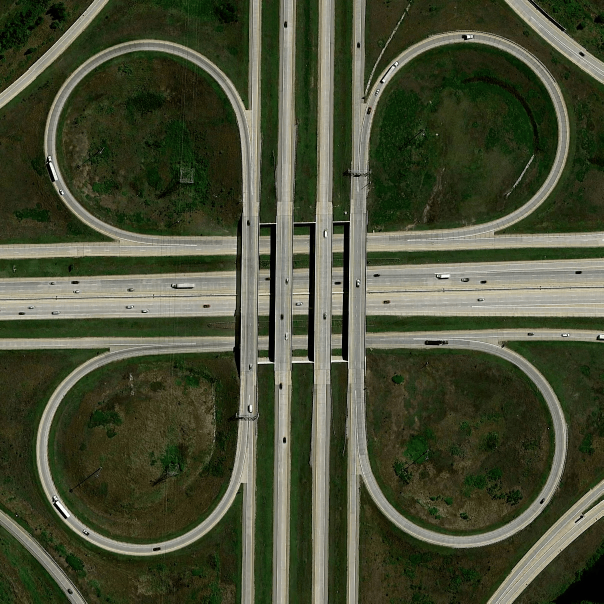
#> input picture a1/data/cloverleaf_interchange.png, 1207 x 1207 px (shown at 1/2 size)
$ jupyter execute q1.ipynb
#> lines starting #> are read from the running program, lines starting #| are printed output that depends on the picture; after the words box and inside, x2 and y2 are one past the last pixel; in counts of white or black regions, pixels touching at a corner belong together
# Cloverleaf Bridge

## 0. Imports

[cell 1]
import cv2
import matplotlib.pyplot as plt
import numpy as np

## 1. Dataset and Preprocessing

### 1.1 Image Loading and Exploration

[cell 2]
def load_cloverleaf_image(image_path):
    """ Loads the cloverleaf bridge image and prints image characteristics. """
#> called with image_path = '../data/cloverleaf_interchange.png'

    image = cv2.imread(image_path)
#> image is the input picture: shape (1207, 1207, 3); mean B, G, R 53.8, 77.6, 72.3
    image = cv2.cvtColor(image, cv2.COLOR_BGR2RGB)

    hist_manual = [
        np.bincount(image[:, :, 0].ravel(), minlength=256),
        np.bincount(image[:, :, 1].ravel(), minlength=256),
        np.bincount(image[:, :, 2].ravel(), minlength=256)
    ]
    hist_opencv = [
        cv2.calcHist([image], [0], None, [256], [0, 255]),
        cv2.calcHist([image], [1], None, [256], [0, 255]),
        cv2.calcHist([image], [2], None, [256], [0, 255]),
    ]

    print(f'Dimension: {image.shape}')
#| Dimension: (1207, 1207, 3)
    print(f'Pixel value range: [{image.min()}, {image.max()}]')
#| Pixel value range: [0, 253]

    fig, axs = plt.subplots(1, 3, figsize=(15, 5))

    axs[0].imshow(image)
    axs[0].set_title('Original Image')
    axs[0].axis('off')

    axs[1].plot(hist_manual[0], c='r', label='Red Channel')
    axs[1].plot(hist_manual[1], c='g', label='Green Channel')
    axs[1].plot(hist_manual[2], c='b', label='Blue Channel')
    axs[1].set_ylabel('Frequency')
    axs[1].set_xlabel('Intensity')
    axs[1].legend()
    axs[1].set_title('Manual Histogram')

    axs[2].plot(hist_opencv[0], c='r', label='Red Channel')
    axs[2].plot(hist_opencv[1], c='g', label='Green Channel')
    axs[2].plot(hist_opencv[2], c='b', label='Blue Channel')
    axs[2].set_ylabel('Frequency')
    axs[2].set_xlabel('Intensity')
    axs[2].legend()
    axs[2].set_title('OpenCV Histogram')

    plt.tight_layout()
    plt.savefig('load_cloverleaf_image.png', bbox_inches='tight')
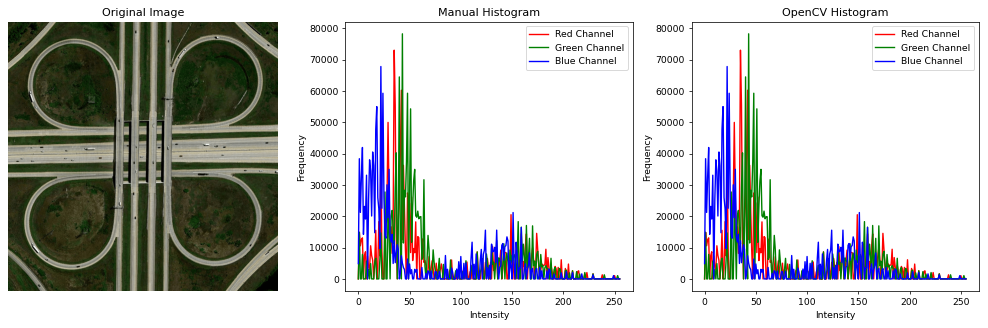
#> figure drawn by matplotlib, 3 panels; panel 2: curve peaks at x = 35, y = 72980; panel 2: curve peaks at x = 43, y = 78203; panel 2: curve peaks at x = 22, y = 67766; panel 3: curve peaks at x = 35, y = 72980
    plt.show()

    return image

image = load_cloverleaf_image('../data/cloverleaf_interchange.png')

### 1.2 Image Preprocessing

[cell 3]
def preprocess_image(image):
    """ Preprocessing for circle detection in the cloverleaf bridge image. """

    gray = cv2.cvtColor(image, cv2.COLOR_BGR2GRAY)
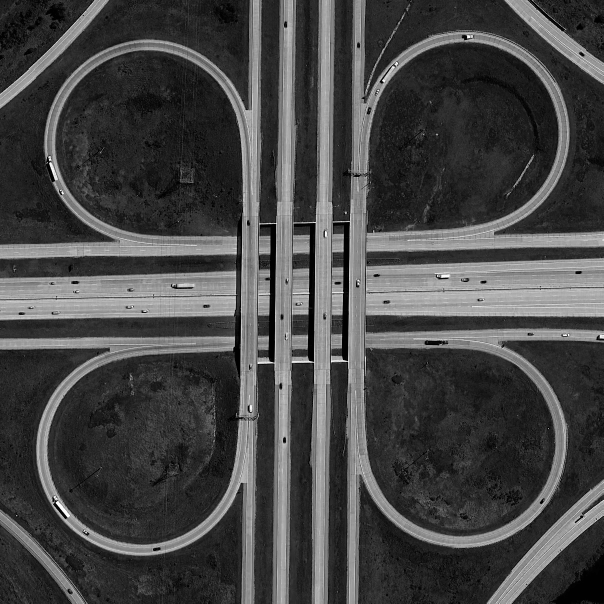
#> gray: shape (1207, 1207) (shown at 1/2 size); min 1, max 251, mean 69.9
    blurred = cv2.GaussianBlur(gray, (11, 11), 0)
    edges = cv2.Canny(blurred, 50, 150)
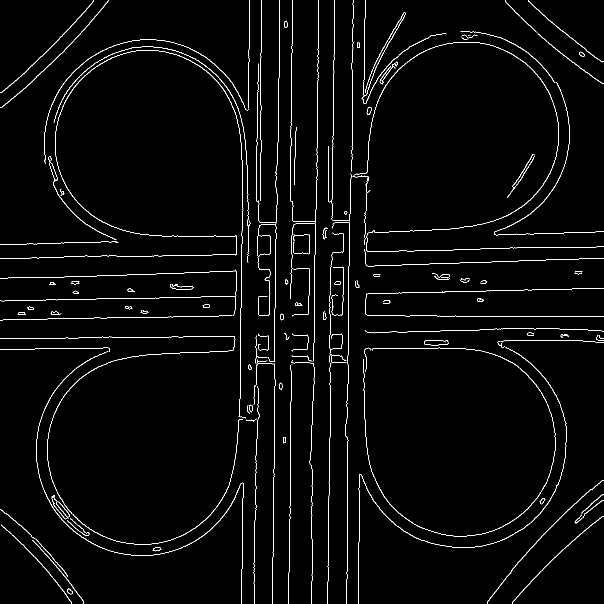
#> edges: shape (1207, 1207) (shown at 1/2 size); 2.3% white in thin lines or dots

    fig, axs = plt.subplots(1, 4, figsize=(20, 5))

    axs[0].imshow(image)
    axs[0].set_title('Original Image')
    axs[0].axis('off')

    axs[1].imshow(gray, cmap='gray')
    axs[1].set_title('Grayscale Image')
    axs[1].axis('off')

    axs[2].imshow(blurred, cmap='gray')
    axs[2].set_title('Blurred Image')
    axs[2].axis('off')

    axs[3].imshow(edges, cmap='gray')
    axs[3].set_title('Detected Edges')
    axs[3].axis('off')

    plt.tight_layout()
    plt.savefig('preprocess_image.png', bbox_inches='tight')
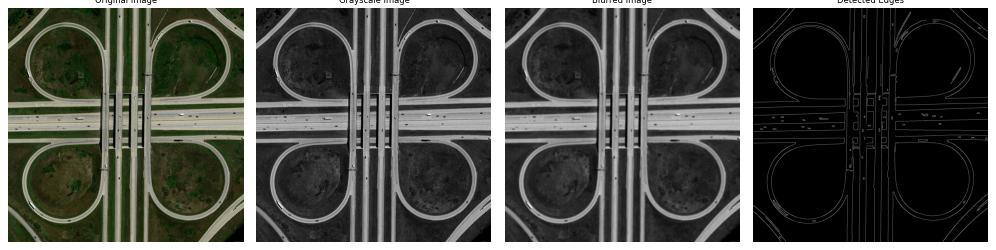
#> figure drawn by matplotlib, 4 panels
    plt.show()

    return edges

edges = preprocess_image(image)

**Comments:**

- Grayscale Conversion: We will later be using Hough Transform for Circles, which requires image to be grayscale. Note that the color image is dominated by green, which will be preserved to a good extent during grayscale conversion.

- Gaussian Blur: This helps us get cleaner edges, that highlight the pathways (also vehicles) and not the less interesting variations.

- Canny Edges: Looking at edges make it easier to detect shapes, including circles. Although CV2's function for Hough Transform does edge detection automatically, I did it manually for illustration.

## 2. Cloverleaf Detection and Measurement

### 2.1 Cloverleaf Detection and Visualization

[cell 4]
def detect_cloverleaves(image, edges):
    """ Circle detection in the cloverleaf bridge image. """

    output = image.copy()
    circles = cv2.HoughCircles(edges, cv2.HOUGH_GRADIENT, dp=1, minDist=450, param1=50, param2=50, minRadius=100, maxRadius=230)
#> circles = [[932.5, 267.5, 183.1], [296.5, 280.5, 188.6], [278.5, 903.5, 207.1], [918.5, 886.5, 190.8]]
    circles = np.uint16(np.around(circles))[0]
#> circles = [[932, 268, 183], [296, 280, 189], [278, 904, 207], [918, 886, 191]]
    for circle in circles:
        cv2.circle(output, (circle[0], circle[1]), circle[2], (0, 255, 0), 2)
#> this loop made 4 passes
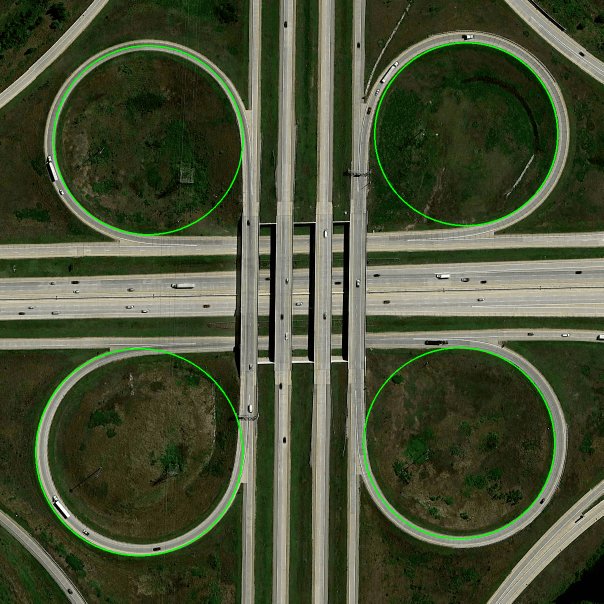
#> output: shape (1207, 1207, 3) (shown at 1/2 size); mean R, G, B 71.4, 79.2, 53

    plt.imshow(output)
    plt.title('Detected Circles')
    plt.axis('off')
    plt.savefig('detect_cloverleaves.png', bbox_inches='tight')
    plt.show()

detect_cloverleaves(image, edges)

**Comments:**

- Impact of preprocessing: The preprocessing choices ensure that only straight roads and circular cloverleaves are visible. That leaves less room for error.

- Parameter choices: Hough Transform for circles detects circles in the (x, y, r) parameter space. It depends on the threshold to be applied on the accumulated value, besides acceptable range for radius and distance to other centres (in the case of CV2 implementation). The right thresholds can vary from image to image depending on the expected output. We may at times desire (subjectivity) an output that is not very sensible algorithmically.

- Possible cases of failure: Note that the clover where approximated to be circles. This approach can clearly fail when the approximation gets weaker (think of it as looking more like a petal). It is also likely to fail when the circles are of varying radii. In that case, it will be very difficult to set an acceptable range for radius, and filter outliers.

### 2.2 Measuring the Radii of the Detected Cloverleaves

[cell 5]
def calculate_radii(image, edges):
    """ Calculates radius of circles in the cloverleaf bridge image. """

    output = image.copy()
    circles = cv2.HoughCircles(edges, cv2.HOUGH_GRADIENT, dp=1, minDist=450, param1=50, param2=50, minRadius=100, maxRadius=230)
#> circles = [[932.5, 267.5, 183.1], [296.5, 280.5, 188.6], [278.5, 903.5, 207.1], [918.5, 886.5, 190.8]]
    circles = np.uint16(np.around(circles))[0]
#> circles = [[932, 268, 183], [296, 280, 189], [278, 904, 207], [918, 886, 191]]
    for circle in circles:
        cv2.circle(output, (circle[0], circle[1]), circle[2], (0, 255, 0), 2)
        cv2.circle(output, (circle[0], circle[1]), 3, (255, 0, 0), 3)
        cv2.line(output, (circle[0], circle[1]), (circle[0] + circle[2], circle[1]), (255, 0, 0), 2)
        cv2.putText(output, f'{circle[2]} pixels', (circle[0] + 20, circle[1] - 20), cv2.FONT_HERSHEY_SIMPLEX, 0.9, (255, 255, 255), 2)
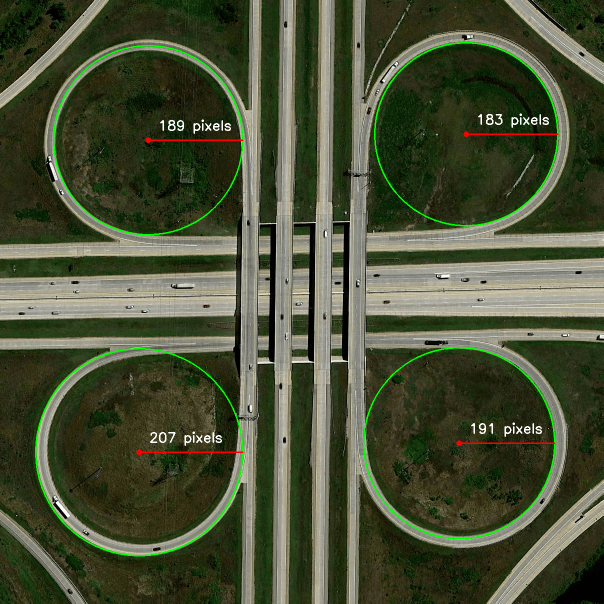
#> output: shape (1207, 1207, 3) (shown at 1/2 size); mean R, G, B 72.4, 79.7, 53.6

    plt.imshow(output)
    plt.title('Calculated Radii')
    plt.axis('off')
    plt.savefig('calculate_radii.png', bbox_inches='tight')
    plt.show()

    radii = [int(circle[2]) for circle in circles]
#> radii = [183, 189, 207, 191]
    print('Radii (in pixels):', radii)
#| Radii (in pixels): [183, 189, 207, 191]

    return radii, circles

radii, circles = calculate_radii(image, edges)
#> radii = [183, 189, 207, 191]

**Comments:**

- The method chosen characterizes the detected circles by their radii (and centres). Thus, the radii need not be computed separately after circle detection.

- A source of error here is the presence of concentric circles. Tweaking CV2's radius range (for some reason) fails to address this issue. One tempting solution is to use hit or miss transform to detect circles of the right size but that would require the cloverleaves to be exactly circular, besides having the exact value of the radii.

### 2.3 Approximating the Area Enclosed by Each Cloverleaf

[cell 6]
def calculate_area(image, circles, radii):
    """ Calculates areas of circles in the cloverleaf bridge image. """

    areas_circle = []
    for radius in radii:
        areas_circle.append(round(np.pi * (radius ** 2), 2))
#> this loop made 4 passes
#> radius on passes 1 to 4: 183, 189, 207, 191
#> after the loop, areas_circle = [105208.8, 112220.8, 134614.1, 114608.4]

    areas_counting = []
    for circle in circles:
        mask = np.zeros((image.shape[0], image.shape[1]), dtype=np.uint8)
        cv2.circle(mask, (circle[0], circle[1]), circle[2], (255, 255, 255), -1)
        areas_counting.append(int(np.bincount(mask.ravel(), minlength=256)[255]))
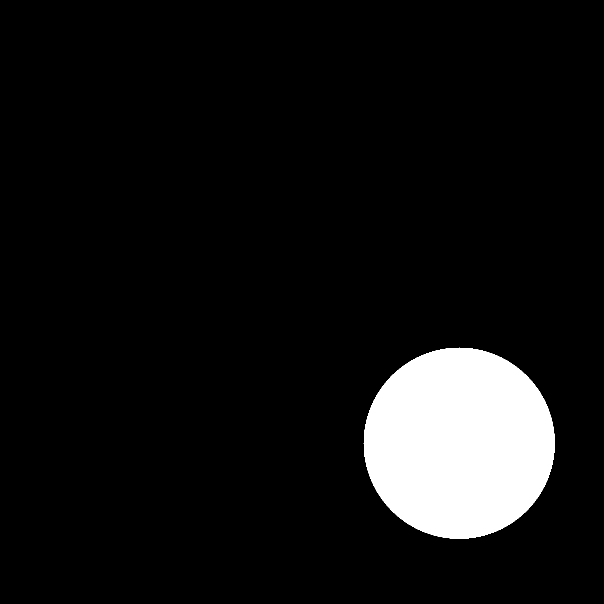
#> mask: shape (1207, 1207) (shown at 1/2 size); 7.9% white; 1 white region, box (x1, y1, x2, y2) and area: (727, 695, 1110, 1078) 114553
#> after the loop, areas_counting = [105185, 112193, 134565, 114553]

    print('Areas (in square pixels) using circle formula:', areas_circle)
#| Areas (in square pixels) using circle formula: [105208.8, 112220.83, 134614.1, 114608.44]
    print('Areas (in square pixels) using pixel counting:', areas_counting)
#| Areas (in square pixels) using pixel counting: [105185, 112193, 134565, 114553]

calculate_area(image, circles, radii)
